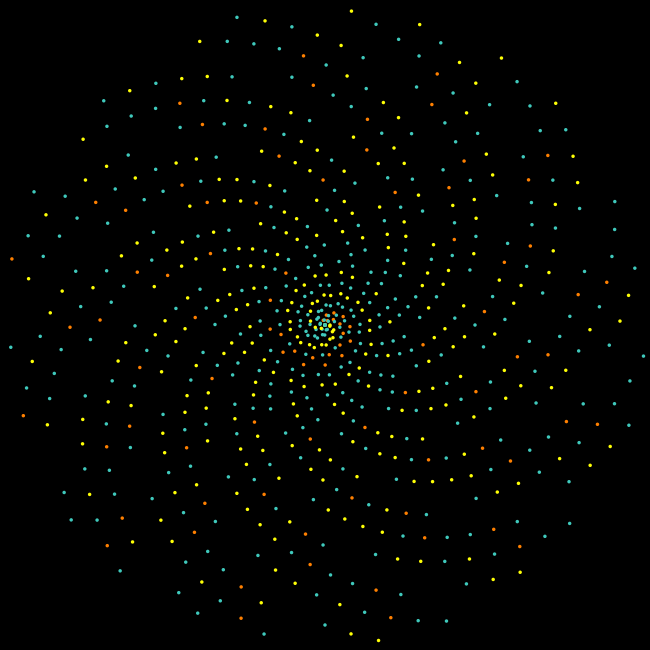
Frame 1 (no input)
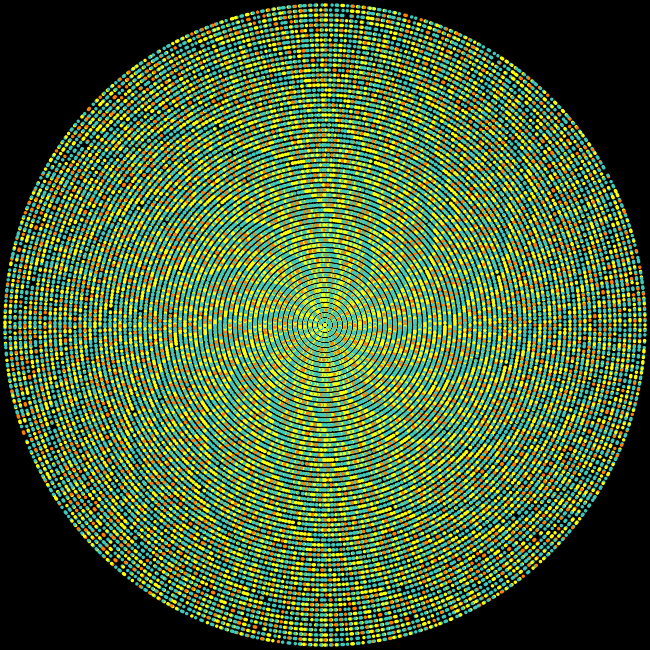
Frame 60 (the mouse pressed at the canvas centre just before this capture)
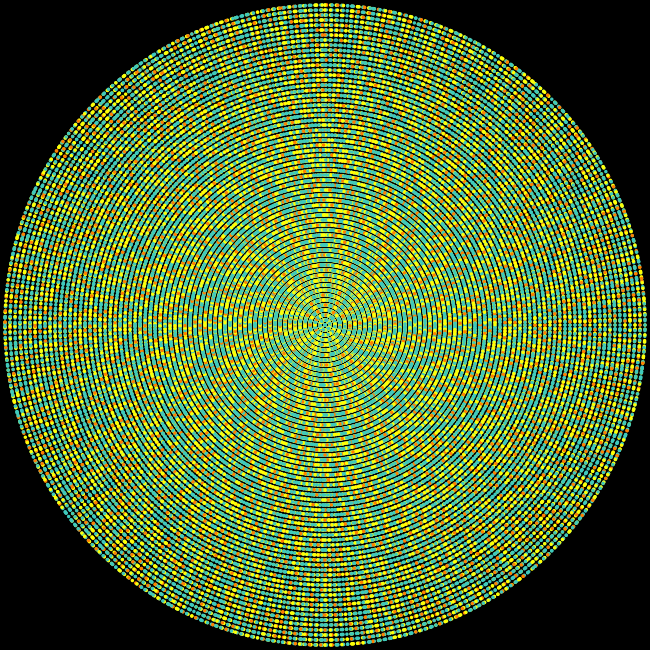
Frame 120 (the mouse held since frame 60 and released just before this capture)

The Processing sketch that drew these frames (run headless with seeded random() and noise(); from frame 60 on, the mouse is pressed at the canvas centre):

// Processing sketch: s06c01gabriela
// ── s06c01gabriela.pde
// Universidad del Desarrollo - Facultad de Diseño - Diseño Digital - 5to semestre
// Programación crativa - 2019
// Gabriela Navarro Risopatrón
// gabrielas6c00

//Declaración de variable y clase
Espiral e;
float x, y, w, r;
int n;

//Inicialización
void setup() {
  background(0);
  size (650, 650);
  e = new Espiral();
}

//Inialización ámbito dibujo
void draw() {
  e.espiral();
  e.circulo(x, y, w, r, n);
}

void keyPressed() {
  if ( key =='2') {
    background(255);
    e.circulo(x, y, w, r, n);
    e.espiral();
  } 
  if ( key =='3') {
    background(0);
    e.espiral();
    e.circulo(x, y, w, r, n);
  }
}

// ── Espiral.pde
//Inicialización clase
class Espiral {
  float x, y, r;                                               // Se declaran las variables x, y, r

  color tu, na, am;                                            // Se declaran las variables de color

  //Constructor
  Espiral() {
    tu = color(63, 201, 188);                                  // Turquesa
    am = color(254, 255, 6);                                   // Amarillo
    na = color(255, 128, 0);                                   // Naranja
    x = 0.0;                                                   // Valor de x es 0.0
    y = 0.0;                                                   // Valor de y es 0.0
    r = 0.0;                                                   // Valor de r es 0.0
  }
  //Inicio ámbito espiral
  void espiral() {
    for (float cantidad = 0.0; cantidad <= 360; cantidad = cantidad + (random(0) + 1)/2) {
      pushMatrix();
      x = width/2 + r * sin(cantidad);
      y = height/2 - r * cos(cantidad);
      noStroke();
      ellipse(x, y, 3.5, 3.5);
      r = (r + 5) % (width/2);
      if (millis() % 2 == 0) {
        fill(tu);
      } else if (millis() % 3 == 0) {
        fill(na);
      } else {
        fill(am);
      }
      popMatrix();
    }
  }

  void circulo( float x, float y, float w, float r, int n) {
    float angulo = TWO_PI / n;
    float mitad = angulo/4;
    for (float a = 0; a < TWO_PI; a += angulo) {
      float sx = x + cos(a) * r;
      float sy = y + sin(a) * r;
      vertex(sx, sy);
      sx = x + cos(a + mitad) * w; 
      sy = y + sin(a + mitad) * w;
      vertex(sx, sy);
    }
  }
}
